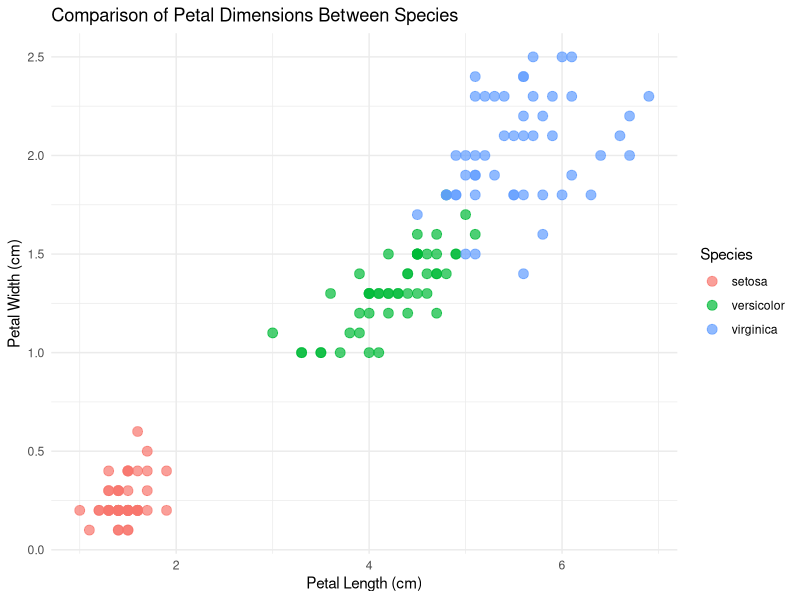

Write R code to recreate this figure.
library(ggplot2)

data(iris)

visualization <- ggplot(iris, aes(x = Petal.Length, y = Petal.Width, color = Species)) +
  geom_point(size = 3, alpha = 0.7) +
  labs(
    title = "Comparison of Petal Dimensions Between Species",
    x = "Petal Length (cm)",
    y = "Petal Width (cm)",
    color = "Species"
  ) +
  theme_minimal()

ggsave(
  "visualization.png",
  plot = visualization,
  width = 2000,
  height = 900,
  units = "px"
)

